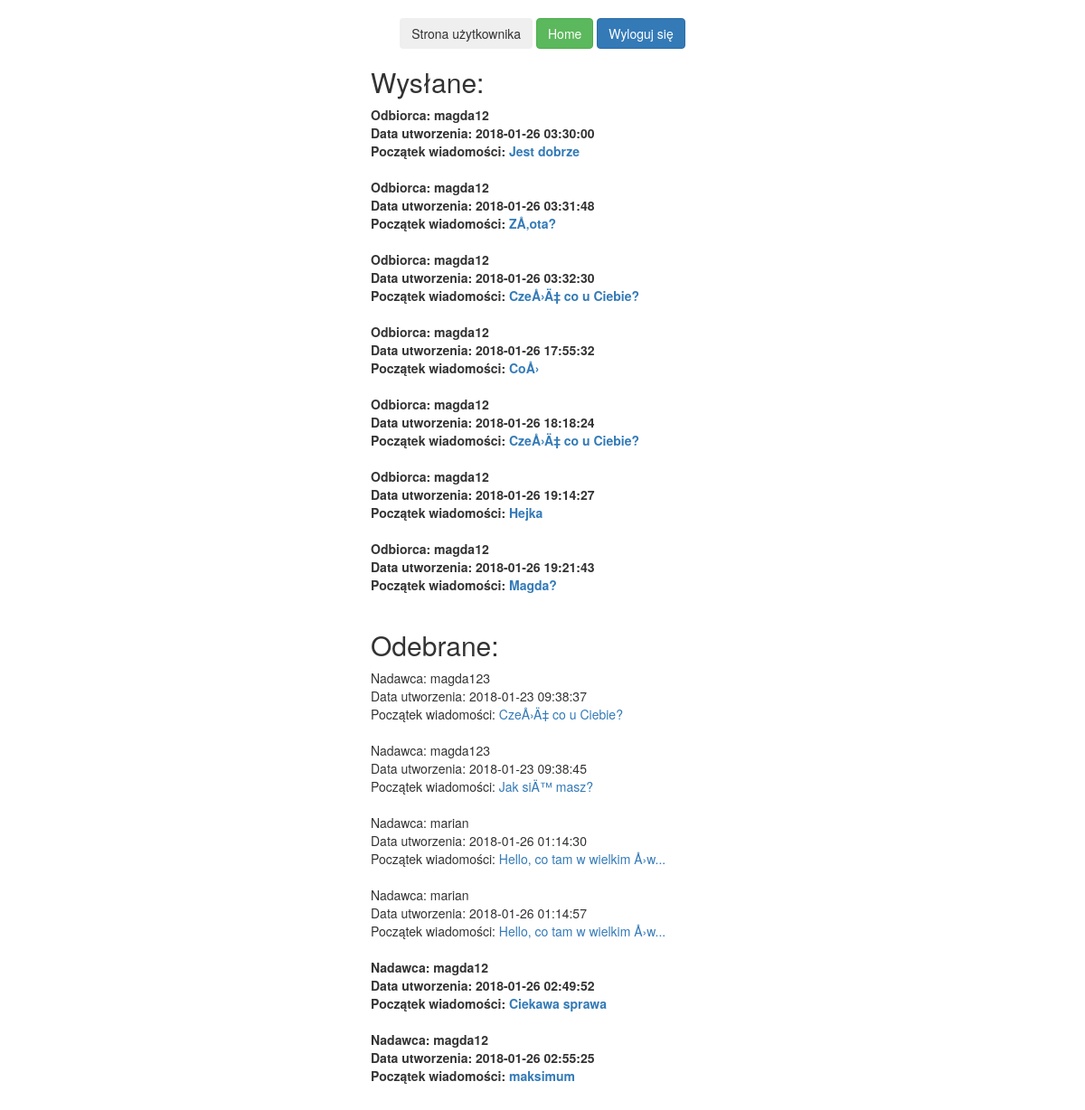
The app's page /web/messagePage.php (signed in) with its own data.
### tables this page shows
CREATE TABLE `Message` (
  `id` int(11) NOT NULL,
  `messageReceiverId` int(11) NOT NULL,
  `messageSenderId` int(11) NOT NULL,
  `text` varchar(140) DEFAULT NULL,
  `creationDate` datetime DEFAULT NULL,
  `isRead` tinyint(4) DEFAULT '0'
);

CREATE TABLE `Users` (
  `id` int(11) NOT NULL,
  `email` varchar(255) NOT NULL,
  `username` varchar(255) NOT NULL,
  `hash_pass` varchar(60) NOT NULL
);

### web/isLogged.php (called while the page is built, shortened)
<?php
if (!empty($_SESSION['id'])) {
    $isLogged = TRUE;
    $id = $_SESSION['id'];
    $user = User::loadUserById($conn, $id);
} else {
    header("Location: login.php");
}

### src/User.php (called while the page is built, shortened)
<?php
class User {
    private $id;
    private $username;
    public function __construct() {
        $this->id = -1;
        $this->username = "";
    }
    public function getId() {
        return $this->id;
    }
    public function getUsername() {
        return $this->username;
    }
    static public function loadUserById(mysqli $connection, $id){
        $sql = "SELECT * FROM Users WHERE id=$id";
        $result = $connection->query($sql);
            if($result == true && $result->num_rows == 1){
            $row = $result->fetch_assoc();
            $loadedUser = new User();
            $loadedUser->id = $row['id'];
            $loadedUser->username = $row['username'];
            $loadedUser->hashPass = $row['hash_pass'];
            $loadedUser->email = $row['email'];
            return $loadedUser;
        }
        return null;
    }
}

### src/Message.php (called while the page is built, shortened)
<?php
class Message {
    private $id;
    private $messageReceiverId;
    private $messageSenderId;
    private $text;
    private $creationDate;
    private $isRead;
    public function __construct() {
        $this->id = -1;
        $this->messageReceiverId = 0;
        $this->messageSenderId = 0;
        $this->text = "";
        $this->creationDate = "";
        $this->isRead = 0;
    }
    public function getId() {
        return $this->id;
    }
    public function getMessageReceiverId() {
        return $this->messageReceiverId;
    }
    public function getMessageSenderId() {
        return $this->messageSenderId;
    }
    public function getText() {
        return $this->text;
    }
    public function getCreationDate() {
        return $this->creationDate;
    }
    public function getIsRead() {
        return $this->isRead;
    }
    static public function loadAllSendMessageByUserId(mysqli $connection, $messageSenderId){
        $sql = "SELECT * FROM Message WHERE messageSenderId=$messageSenderId";
        $ret = [];
        $result = $connection->query($sql);
        if($result == true && $result->num_rows != 0){
            foreach($result as $row){
                $loadedMessage = new Message();
                $loadedMessage->id = $row['id'];
                $loadedMessage->messageReceiverId = $row['messageReceiverId'];
                $loadedMessage->messageSenderId = $row['messageSenderId'];
                $loadedMessage->text = $row['text'];
                $loadedMessage->creationDate = $row['creationDate'];
                $loadedMessage->isRead = $row['isRead'];
                $ret[] = $loadedMessage;
            }
        }
        return $ret;
    }
    static public function loadAllReceiveMessageByUserId(mysqli $connection, $messageReceiverId){
        $sql = "SELECT * FROM Message WHERE messageReceiverId=$messageReceiverId";
        $ret = [];
        $result = $connection->query($sql);
        if($result == true && $result->num_rows != 0){
            foreach($result as $row){
                $loadedMessage = new Message();
                $loadedMessage->id = $row['id'];
                $loadedMessage->messageReceiverId = $row['messageReceiverId'];
                $loadedMessage->messageSenderId = $row['messageSenderId'];
                $loadedMessage->text = $row['text'];
                $loadedMessage->creationDate = $row['creationDate'];
                $loadedMessage->isRead = $row['isRead'];
                $ret[] = $loadedMessage;
            }
        }
        return $ret;
    }
}

### web/messagePage.php (the view, shortened to what this page needs)
<?php
require_once '../src/connection.php';
require_once '../src/User.php';
require_once '../src/Message.php';
require_once 'isLogged.php';
require_once 'header.php';
?>
<br>
<center>
    <table>
        <tbody>
        <tr>
            <td>
                <form action="userBoard.php" method="post" role="form">
                    <button type="submit" value="userBoard" class="btn btn-block">Strona użytkownika</button>
                </form>
            </td>
            <td>&nbsp;</td>
            <td>
                <form action="mainBoard.php" method="post" role="form">
                    <button type="submit" value="mainBoard" class="btn btn-success">Home</button>
                </form>
            </td>
            <td>&nbsp;</td>
            <td>
                <form action="logOut.php" method="post" role="form">
                    <button type="submit" value="logOut" name="logOut" class="btn btn-primary">Wyloguj się</button>
                </form>
            </td>
        </tr>
        </tbody>
    </table>
</center>
<?php
if ($isLogged) {
    $sendMessageTable = Message::loadAllSendMessageByUserId($conn, $user->getId());
    echo '<h2>Wysłane: </h2>';
    foreach ($sendMessageTable as $value) {
        $messageId = $value ->getId();
        $messageReceiverId = $value ->getMessageReceiverId();
        $text = $value ->getText();
        $creationDate = $value ->getCreationDate();
        $isRead = $value ->getIsRead();
        $loadeduser = User::loadUserById($conn, $messageReceiverId);
        $usernameReceiver = $loadeduser ->getUsername();
        if ($isRead == 0) {
            echo '<b>';
        }
        echo "Odbiorca: $usernameReceiver<br>";
        echo "Data utworzenia: $creationDate<br>";
        echo "Początek wiadomości: <a href=\"singleMessage.php?messageId=$messageId&status=send&user=$usernameReceiver\">$text</a><br><br>";
        if ($isRead == 0) {
            echo '</b>';
        }
    }
    $receivedMessageTable = Message::loadAllReceiveMessageByUserId($conn, $user->getId());
    echo '<h2>Odebrane: </h2>';
    foreach ($receivedMessageTable as $value) {
        $messageId = $value ->getId();
        $messageSenderId = $value ->getMessageSenderId();
        $text = $value ->getText();
        $creationDate = $value ->getCreationDate();
        $isRead = $value ->getIsRead();
        $loadeduser = User::loadUserById($conn, $messageSenderId);
        $usernameSender = $loadeduser ->getUsername();
        if ($isRead == 0) {
            echo '<b>';
        }
        echo "Nadawca: $usernameSender<br>";
        echo "Data utworzenia: $creationDate<br>";
        if (strlen($text) > 30) {
            $text = substr($text, 0, 30) . "... ";
        }
        echo "Początek wiadomości: <a href=\"singleMessage.php?messageId=$messageId&status=received&user=$usernameSender\">$text</a><br><br>";
        if ($isRead == 0) {
            echo '</b>';
        }
    }
}
require_once 'footer.php';

### records on screen
message: messageReceiverId.username "magda12", creationDate "2018-01-26 03:30:00", text "Jest dobrze"
message: messageReceiverId.username "magda12", creationDate "2018-01-26 03:31:48", text "ZÅ‚ota?"
message: messageReceiverId.username "magda12", creationDate "2018-01-26 03:32:30", text "CzeÅ›Ä‡ co u Ciebie?"
message: messageReceiverId.username "magda12", creationDate "2018-01-26 17:55:32", text "CoÅ›"
message: messageReceiverId.username "magda12", creationDate "2018-01-26 18:18:24", text "CzeÅ›Ä‡ co u Ciebie?"
message: messageReceiverId.username "magda12", creationDate "2018-01-26 19:14:27", text "Hejka"
message: messageReceiverId.username "magda12", creationDate "2018-01-26 19:21:43", text "Magda?"
message: messageSenderId.username "magda123", creationDate "2018-01-23 09:38:37", text "CzeÅ›Ä‡ co u Ciebie?"
message: messageSenderId.username "magda123", creationDate "2018-01-23 09:38:45", text "Jak siÄ™ masz?"
message: messageSenderId.username "marian", creationDate "2018-01-26 01:14:30", text "Hello, co tam w wielkim Å›w..."
message: messageSenderId.username "marian", creationDate "2018-01-26 01:14:57", text "Hello, co tam w wielkim Å›w..."
message: messageSenderId.username "magda12", creationDate "2018-01-26 02:49:52", text "Ciekawa sprawa"
message: messageSenderId.username "magda12", creationDate "2018-01-26 02:55:25", text "maksimum"
